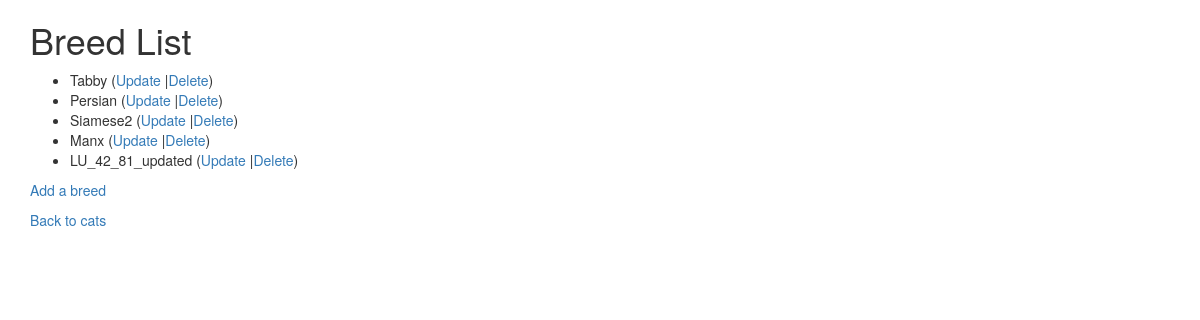
Page /cats/breeds/ (signed in) on the committed database.
### cats/models.py (models this page shows, shortened)
class Breed(models.Model):
    name = models.CharField(
            max_length=200,
            validators=[MinLengthValidator(2, "Breed must be greater than 1 character")]
    )

### cats/views.py (the view)
# urls.py: path('breeds/', views.BreedList.as_view(), name='breed_list'),
class BreedList(LoginRequiredMixin, ListView):
    model = Breed

### home/context_processors.py (called while the page is built)
def settings(request):
    return {
        'settings': django_settings,
    }

### cats/templates/cats/breed_list.html
{% extends "base_bootstrap.html" %}
{% block content %}
<h1>Breed List</h1>
{% if breed_list %}
<ul>
  {% for breed in breed_list %}
  <li>
    {{ breed.name }} (<a href="{% url 'cats:breed_update' breed.id %}">Update</a> |<a href="{% url 'cats:breed_delete' breed.id %}">Delete</a>)
  </li>
  {% endfor %}
</ul>
{% else %}
<p>There are no Breeds in the library.</p>
{% endif %}
<p>
  <a href="{% url 'cats:breed_create' %}">Add a breed</a>
</p>
<p>
  <a href="{% url 'cats:all' %}">Back to cats</a>
</p>
{% endblock %}

### rows in the picture
Breed: name "Tabby"
Breed: name "Persian"
Breed: name "Siamese2"
Breed: name "Manx"
Breed: name "LU_42_81_updated"
